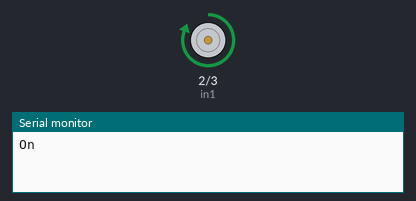
The sketch below on a simulated Arduino Uno, built with avr-gcc and run on an emulated ATmega328P. On the bench: motor-driver pin pairs drawn as motors (green arrow = first pin HIGH = forward, orange = second pin HIGH = backward, longer = more drive, scaled by the enable pin), the last lines printed to the serial monitor.

Above: at 2.5 s.
At 7.5 s:
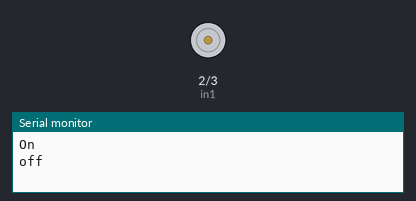
Timing chart, 0 to 13.0 s (numbered marks = the images above):
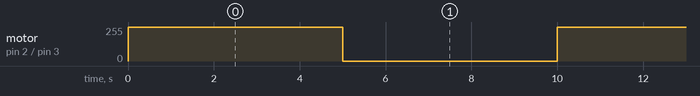

Measured:
- by itself, motor on pin 2 (in1) / pin 3 (in2): alternates forward 255/255 for 5.0 s and stopped for 5.0 s

The sketch:

Event_1.ino
```cpp
const int in1 = 2;
const int in2 = 3;
const int enA = 5;
void setup() {
  pinMode(in1, OUTPUT);
  pinMode(in2, OUTPUT);
  pinMode(enA, OUTPUT);
  Serial.begin(4800);

}

void loop() {
  digitalWrite(in1, HIGH);
  digitalWrite(in2, LOW);
  analogWrite(enA, 255);
  Serial.println("On");

  delay(5000);

  digitalWrite(in1, LOW);
  digitalWrite(in2, LOW);
  Serial.println("off");

  delay(5000);

}
```
